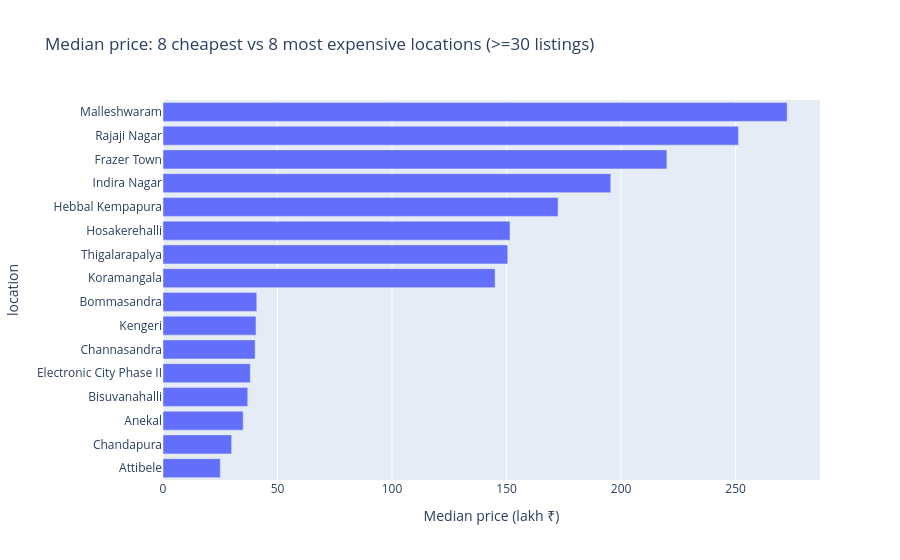

The notebook cell this image was saved under:
### Markdown cell above
## 6. Location-wise comparison

### Code cell
g=df.groupby('location').price.agg(['median','count']); g=g[g['count']>=30].sort_values('median')
print(len(g),'locations with >=30 listings'); sel=pd.concat([g.head(8),g.tail(8)]).reset_index()
px.bar(sel,x='median',y='location',orientation='h',title='Median price: 8 cheapest vs 8 most expensive locations (>=30 listings)',labels={'median':'Median price (lakh ₹)'}).show()
print('Locations with <10 listings:', (df.location.value_counts()<10).sum(), 'of', df.location.nunique())

### Figure 1 — Plotly figure (JSON) as saved in the notebook; plotly's stock layout.template omitted (floating-point values rounded to 4 significant figures)
{"data": [{"hovertemplate": "Median price (lakh ₹)=%{x}<br>location=%{y}<extra></extra>", "legendgroup": "", "marker": {"color": "#636efa", "pattern": {"shape": ""}}, "name": "", "orientation": "h", "showlegend": false, "textposition": "auto", "type": "bar", "x": [25.0, 29.97, 35.0, 37.0, 38.13, 40.23, 40.6, 40.95, 145.0, 150.5, 151.5, 172.5, 195.5, 220.0, 251.2, 272.5], "xaxis": "x", "y": ["Attibele", "Chandapura", "Anekal", "Bisuvanahalli", "Electronic City Phase II", "Channasandra", "Kengeri", "Bommasandra", "Koramangala", "Thigalarapalya", "Hosakerehalli", "Hebbal Kempapura", "Indira Nagar", "Frazer Town", "Rajaji Nagar", "Malleshwaram"], "yaxis": "y"}], "layout": {"barmode": "relative", "legend": {"tracegroupgap": 0}, "title": {"text": "Median price: 8 cheapest vs 8 most expensive locations (>=30 listings)"}, "xaxis": {"anchor": "y", "domain": [0.0, 1.0], "title": {"text": "Median price (lakh ₹)"}}, "yaxis": {"anchor": "x", "domain": [0.0, 1.0], "title": {"text": "location"}}}}
